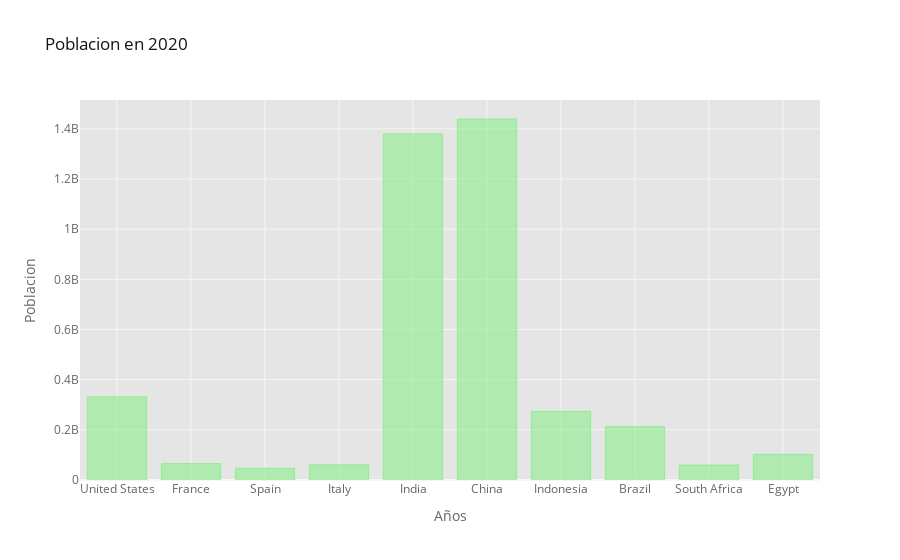

Notebook code cell kept with this figure:
### Markdown cell above
### Barplot (grafico de barras)

### Code cell
#poblacion de estos 10 paises en el año 2020
#dentro de los index (que eran los años ya que lo remodelamos anteriormente) selecciono el numero 2020
df_population_2020 = df_population[df_population.index.isin([2020])]

#cambio columnas por filas para mostrar los paises como columna (metodo transpose)
df_population_2020 = df_population_2020.T

#el tipo de grafico sera "bar" (barras), he elegido que estan sean de color verde clarito, el eje x sera Años,
#el del eje y Poblacion y el titulo del grafico sera Poblacion en 2020
df_population_2020.iplot(kind='bar', color='lightgreen', xTitle='Años', yTitle='Poblacion',
                           title='Poblacion en 2020')

### Figure 1 — Plotly figure (JSON) as saved in the notebook; plotly's stock layout.template omitted (floating-point values rounded to 4 significant figures)
{"data": [{"marker": {"color": "rgba(144, 238, 144, 0.6)", "line": {"color": "rgba(144, 238, 144, 1.0)", "width": 1}}, "name": "2020.0", "orientation": "v", "text": "", "type": "bar", "x": ["United States", "France", "Spain", "Italy", "India", "China", "Indonesia", "Brazil", "South Africa", "Egypt"], "y": [331002651, 65273511, 46754778, 60461826, 1380004385, 1439323776, 273523615, 212559417, 59308690, 102334404]}], "layout": {"legend": {"bgcolor": "#FFFFFF", "font": {"color": "#666666"}}, "paper_bgcolor": "#FFFFFF", "plot_bgcolor": "#E5E5E5", "title": {"font": {"color": "#151516"}, "text": "Poblacion en 2020"}, "xaxis": {"gridcolor": "#F6F6F6", "showgrid": true, "tickfont": {"color": "#666666"}, "title": {"font": {"color": "#666666"}, "text": "Años"}, "zerolinecolor": "#F6F6F6"}, "yaxis": {"gridcolor": "#F6F6F6", "showgrid": true, "tickfont": {"color": "#666666"}, "title": {"font": {"color": "#666666"}, "text": "Poblacion"}, "zerolinecolor": "#F6F6F6"}}}
